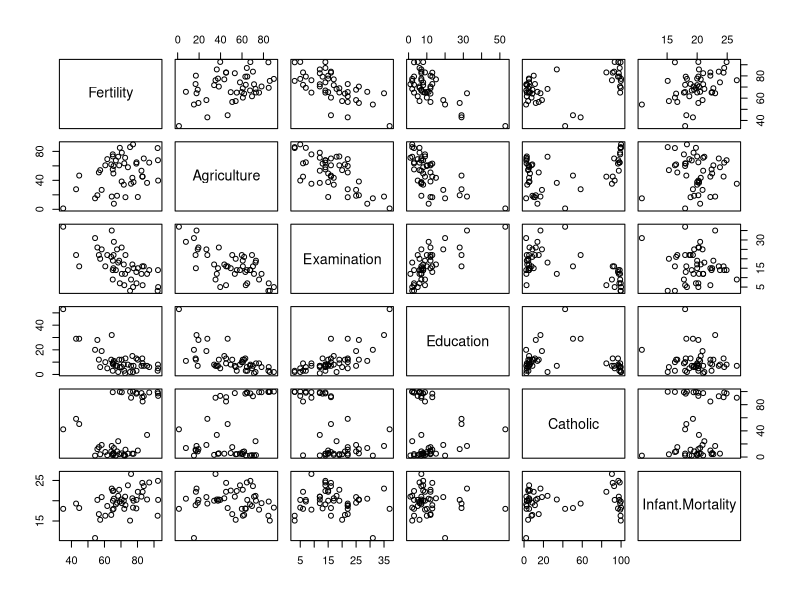
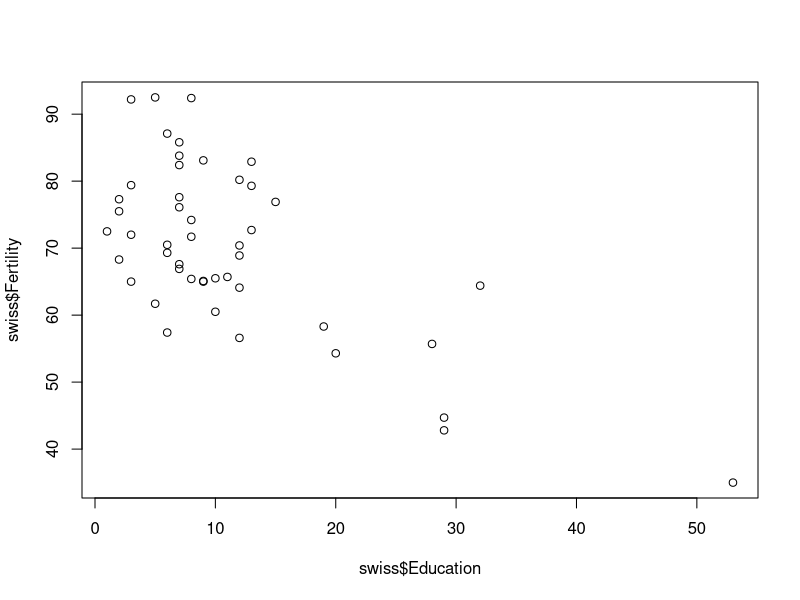
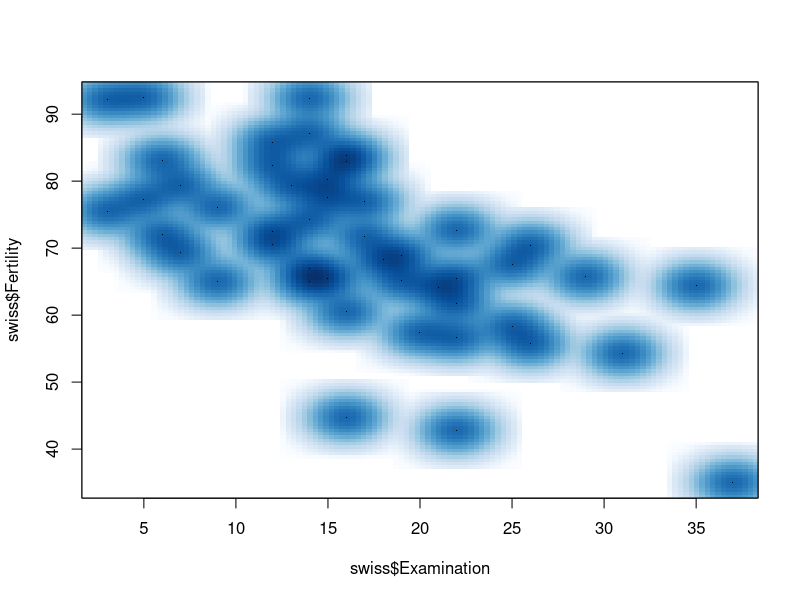
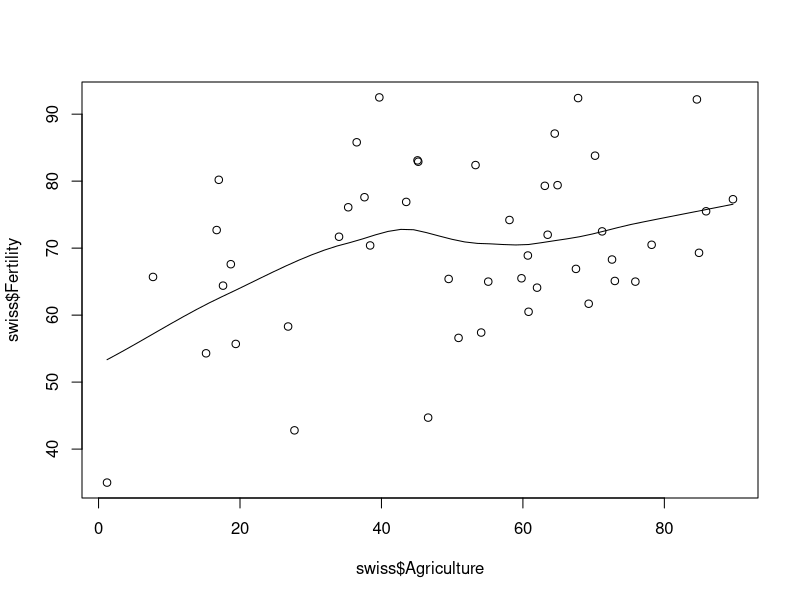
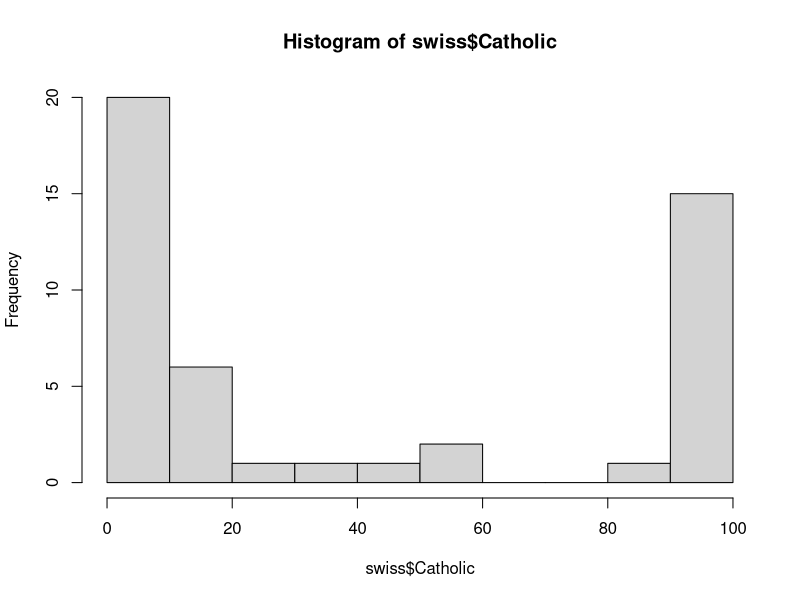
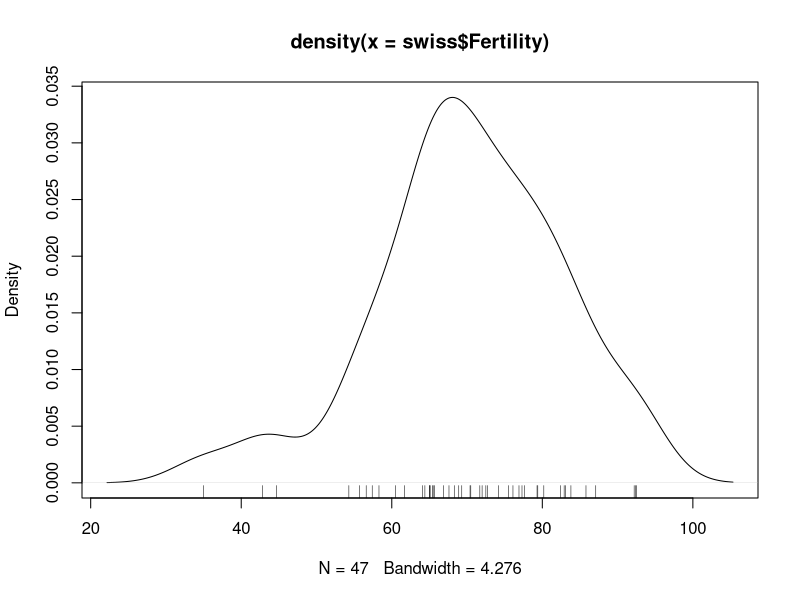
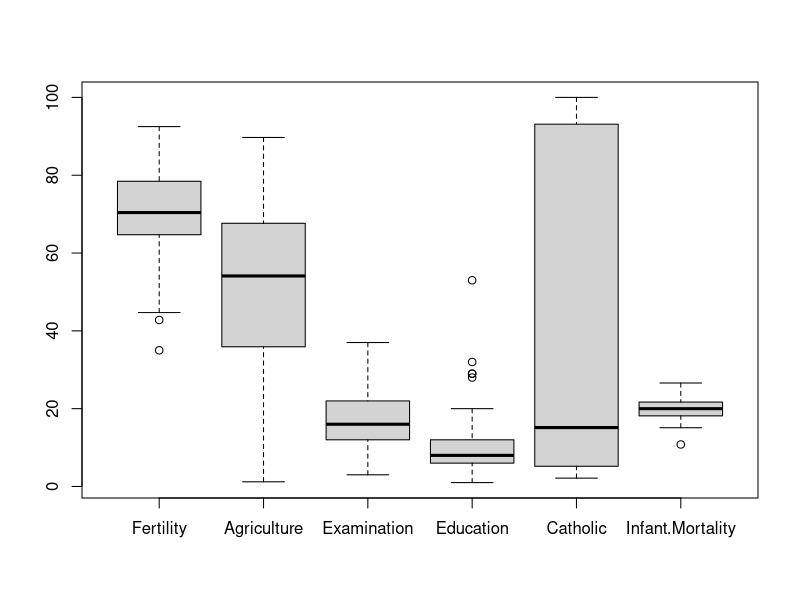
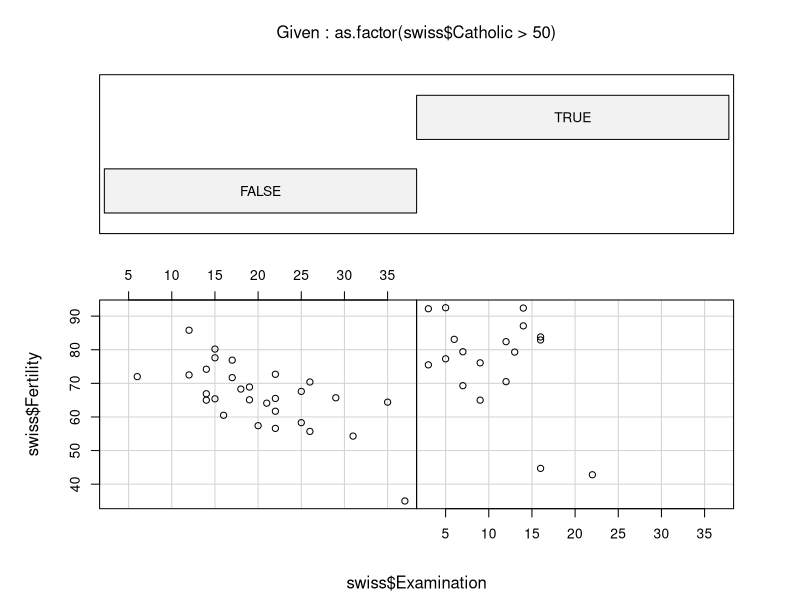

These figures' R source, in order:
## ---- chunk 1
head(swiss)
## ---- chunk 2
summary(swiss)
## ---- chunk 3
plot(swiss)
## ---- chunk 4
plot(swiss$Fertility ~ swiss$Education)
## ---- chunk 5
smoothScatter(swiss$Fertility ~ swiss$Examination)
## ---- chunk 6
scatter.smooth(swiss$Fertility ~ swiss$Agriculture)
## ---- chunk 7
hist(swiss$Catholic)
## ---- chunk 8
stem(swiss$Fertility)
## ---- chunk 9
plot(density(swiss$Fertility))
rug(swiss$Fertility)
## ---- chunk 10
boxplot(swiss)
## ---- chunk 11
coplot(swiss$Fertility ~ swiss$Examination | as.factor(swiss$Catholic > 50))
## ---- chunk 12
stars(swiss, key.loc = c(15,1), flip.labels = FALSE, full = FALSE)
